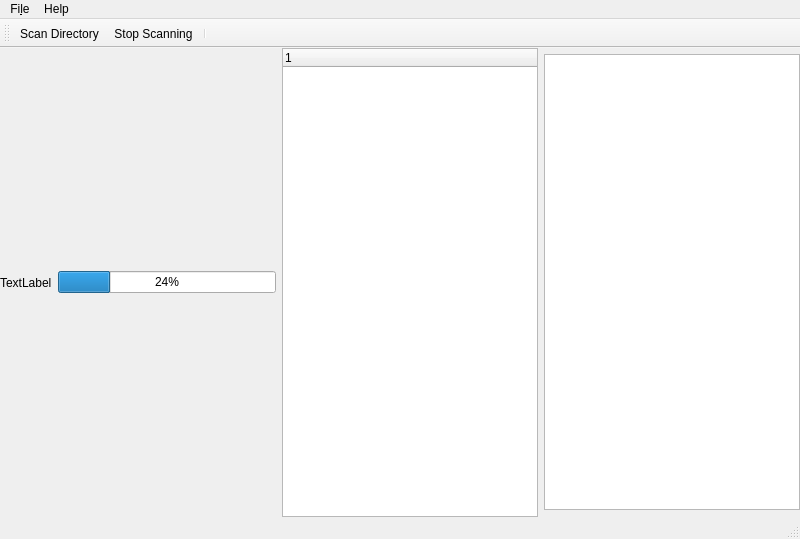
<?xml version="1.0" encoding="UTF-8"?>
<ui version="4.0">
 <class>MainWindow</class>
 <widget class="QMainWindow" name="MainWindow">
  <property name="geometry">
   <rect>
    <x>0</x>
    <y>0</y>
    <width>800</width>
    <height>539</height>
   </rect>
  </property>
  <property name="windowTitle">
   <string>MainWindow</string>
  </property>
  <widget class="QWidget" name="centralWidget">
   <layout class="QHBoxLayout" name="horizontalLayout">
    <property name="leftMargin">
     <number>0</number>
    </property>
    <property name="topMargin">
     <number>0</number>
    </property>
    <property name="rightMargin">
     <number>0</number>
    </property>
    <property name="bottomMargin">
     <number>0</number>
    </property>
    <item>
     <widget class="QLabel" name="label">
      <property name="text">
       <string>TextLabel</string>
      </property>
     </widget>
    </item>
    <item>
     <widget class="QProgressBar" name="progressBar">
      <property name="value">
       <number>24</number>
      </property>
     </widget>
    </item>
    <item>
     <widget class="QTreeWidget" name="treeWidget">
      <column>
       <property name="text">
        <string notr="true">1</string>
       </property>
      </column>
     </widget>
    </item>
    <item>
     <widget class="text_input" name="textEdit">
      <property name="enabled">
       <bool>true</bool>
      </property>
      <property name="sizePolicy">
       <sizepolicy hsizetype="Expanding" vsizetype="Preferred">
        <horstretch>0</horstretch>
        <verstretch>10</verstretch>
       </sizepolicy>
      </property>
      <property name="maximumSize">
       <size>
        <width>16777215</width>
        <height>456</height>
       </size>
      </property>
     </widget>
    </item>
   </layout>
  </widget>
  <widget class="QMenuBar" name="menuBar">
   <property name="geometry">
    <rect>
     <x>0</x>
     <y>0</y>
     <width>800</width>
     <height>22</height>
    </rect>
   </property>
   <widget class="QMenu" name="menuFile">
    <property name="title">
     <string>Fi&amp;le</string>
    </property>
    <addaction name="actionScan_Directory"/>
    <addaction name="separator"/>
    <addaction name="actionExit"/>
   </widget>
   <widget class="QMenu" name="menuHelp">
    <property name="title">
     <string>Help</string>
    </property>
    <addaction name="actionAbout"/>
   </widget>
   <addaction name="menuFile"/>
   <addaction name="menuHelp"/>
  </widget>
  <widget class="QToolBar" name="toolBar">
   <property name="maximumSize">
    <size>
     <width>16777215</width>
     <height>39</height>
    </size>
   </property>
   <property name="windowTitle">
    <string>toolBar</string>
   </property>
   <attribute name="toolBarArea">
    <enum>TopToolBarArea</enum>
   </attribute>
   <attribute name="toolBarBreak">
    <bool>false</bool>
   </attribute>
   <addaction name="actionScan_Directory"/>
   <addaction name="actionStopScanning"/>
   <addaction name="separator"/>
  </widget>
  <widget class="QStatusBar" name="statusBar"/>
  <action name="actionScan_Directory">
   <property name="icon">
    <iconset>
     <normaloff>dir/editor-trash-delete-recycle-bin-glyph-128.png</normaloff>dir/editor-trash-delete-recycle-bin-glyph-128.png</iconset>
   </property>
   <property name="text">
    <string>&amp;Scan Directory...</string>
   </property>
  </action>
  <action name="actionExit">
   <property name="text">
    <string>&amp;Exit</string>
   </property>
  </action>
  <action name="actionAbout">
   <property name="text">
    <string>About</string>
   </property>
  </action>
  <action name="actionStopScanning">
   <property name="checkable">
    <bool>true</bool>
   </property>
   <property name="text">
    <string>Stop Scanning</string>
   </property>
   <property name="toolTip">
    <string>Stop Scanning</string>
   </property>
   <property name="shortcut">
    <string>Ctrl+C</string>
   </property>
  </action>
 </widget>
 <layoutdefault spacing="6" margin="11"/>
 <customwidgets>
  <customwidget>
   <class>text_input</class>
   <extends>QTextEdit</extends>
   <header>text_input.h</header>
  </customwidget>
 </customwidgets>
 <resources/>
 <connections/>
</ui>
